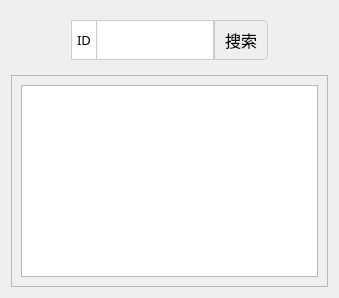
         <widget class="QWidget" name="tab_infoMod_2">
          <attribute name="title">
           <string>信息修改</string>
          </attribute>
          <layout class="QVBoxLayout" name="verticalLayout_2">
           <item>
            <widget class="QWidget" name="widget_Search" native="true">
             <property name="styleSheet">
              <string notr="true">QLineEdit {
    border: 1px solid #ccc; /* 设置边框样式 */
	border-left:none;
    padding: 5px; /* 可选，添加一些内边距 */
}

QLabel {
    background-color: #ffffff; /* 设置背景颜色 */
    border: 1px solid #ccc; /* 设置边框样式 */
    border-radius: 5px; /* 设置圆角半径 */
	border-top-right-radius:  none; /* 左上角不使用圆角 */
    border-bottom-right-radius:  none; /* 左下角不使用圆角 */
    padding: 5px; /* 设置内边距 */
}

QPushButton {
    border: 1px solid #ccc; /* 设置边框样式 */
    border-radius: 5px; /* 设置圆角半径 */
	border-top-left-radius:  none; /* 左上角不使用圆角 */
    border-bottom-left-radius:  none; /* 左下角不使用圆角 */
    padding: 5px 10px; /* 设置内边距 */
    text-align: center; /* 设置文本居中 */
}
</string>
             </property>
             <layout class="QHBoxLayout" name="horizontalLayout_3" stretch="1,6,1">
              <property name="spacing">
               <number>0</number>
              </property>
              <property name="leftMargin">
               <number>60</number>
              </property>
              <property name="rightMargin">
               <number>60</number>
              </property>
              <item>
               <widget class="QLabel" name="lbl_correctSearchid">
                <property name="minimumSize">
                 <size>
                  <width>0</width>
                  <height>40</height>
                 </size>
                </property>
                <property name="maximumSize">
                 <size>
                  <width>16777215</width>
                  <height>40</height>
                 </size>
                </property>
                <property name="font">
                 <font>
                  <family>幼圆</family>
                  <pointsize>10</pointsize>
                 </font>
                </property>
                <property name="styleSheet">
                 <string notr="true"/>
                </property>
                <property name="text">
                 <string>ID</string>
                </property>
                <property name="alignment">
                 <set>Qt::AlignCenter</set>
                </property>
               </widget>
              </item>
              <item>
               <widget class="QLineEdit" name="edt_corrrectSearch">
                <property name="minimumSize">
                 <size>
                  <width>0</width>
                  <height>40</height>
                 </size>
                </property>
                <property name="maximumSize">
                 <size>
                  <width>16777215</width>
                  <height>40</height>
                 </size>
                </property>
                <property name="styleSheet">
                 <string notr="true">#edt_corrrectSearch {
    border: 1px solid #ccc; /* 设置边框样式 */
	border-left:none;
    padding: 5px; /* 可选，添加一些内边距 */
}</string>
                </property>
               </widget>
              </item>
              <item>
               <widget class="QPushButton" name="btn_correctSearch">
                <property name="sizePolicy">
                 <sizepolicy hsizetype="Minimum" vsizetype="Minimum">
                  <horstretch>0</horstretch>
                  <verstretch>0</verstretch>
                 </sizepolicy>
                </property>
                <property name="minimumSize">
                 <size>
                  <width>0</width>
                  <height>40</height>
                 </size>
                </property>
                <property name="maximumSize">
                 <size>
                  <width>16777215</width>
                  <height>40</height>
                 </size>
                </property>
                <property name="font">
                 <font>
                  <family>幼圆</family>
                  <pointsize>12</pointsize>
                 </font>
                </property>
                <property name="styleSheet">
                 <string notr="true"/>
                </property>
                <property name="text">
                 <string>搜索</string>
                </property>
               </widget>
              </item>
             </layout>
            </widget>
           </item>
           <item>
            <widget class="QScrollArea" name="scrollArea_2">
             <property name="widgetResizable">
              <bool>true</bool>
             </property>
             <widget class="QWidget" name="scrollAreaWidgetContents_2">
              <property name="geometry">
               <rect>
                <x>0</x>
                <y>0</y>
                <width>904</width>
                <height>482</height>
               </rect>
              </property>
              <layout class="QGridLayout" name="gridLayout_4">
               <item row="0" column="0">
                <widget class="QTableView" name="table_infoCorrect"/>
               </item>
              </layout>
             </widget>
            </widget>
           </item>
          </layout>
         </widget>
